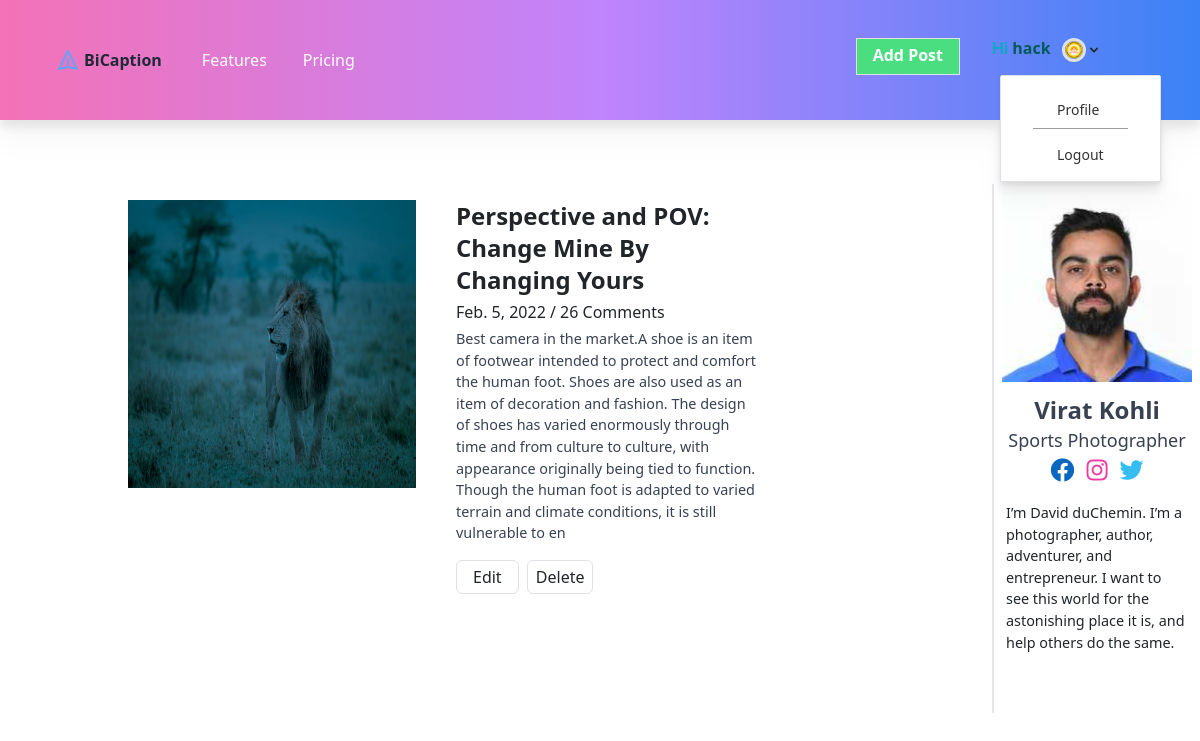
The page /blog/53 (signed in) on the database its author committed.
### Hub/models.py (models this page shows, shortened)
class Photographer(models.Model):
    CATEGORY_OPTIONS = (
        ('Event', 'Event'),
        ('Fashion', 'Fashion'),
        ('Sports', 'Sports'),
        ('Food', 'Food'),
        ('Art_and_Portrait', 'Art_and_Portrait'),
        ('Architecture', 'Architecture'),
        ('Documentary', 'Documentary'),
        ('Travel', 'Travel'),
        ('Modelling_and_Lifestyle', 'Modelling_and_Lifestyle'),
        ('Nature_and_Wildlife', 'Natue_and_Wildlife'),
        ('Product', 'Product'),
        ('Photo_Journalism', 'Photo_journalism')
    )
    STATUS_OPTIONS = (
        ('Available', 'Available'),
        ('Busy', 'Busy')
    )
    photographer_id = models.IntegerField(default=0, null=True, blank=True)
    fname = models.CharField(max_length=50, null=True, blank=True)
    lname = models.CharField(max_length=50, null=True, blank=True)
    phone = models.IntegerField(null=True, blank=True)
    email = models.EmailField(null=True, blank=True)
    gender = models.CharField(max_length=10, null=True,  blank=True)
    age = models.IntegerField(default=0, null=True, blank=True)
    category = models.CharField(
        max_length=100,
        choices = CATEGORY_OPTIONS,
        null=True,
        blank=True
    )
    area = models.CharField(max_length=200, null=True, blank=True)
    city = models.CharField(max_length=100, null=True, blank=True)
    state = models.CharField(max_length=50, null=True, blank=True)
    pincode = models.IntegerField(null=True, blank=True)
    status = models.CharField(
        max_length = 20,
        choices = STATUS_OPTIONS,
        default = 'Available',
        null=True,
        blank=True
    )
    image = models.ImageField(upload_to="images/", blank=True, null = True)

class Blog(models.Model):
    photographer = models.ForeignKey(Photographer, on_delete=models.CASCADE)
    carousel1 = models.ImageField(upload_to="images/")
    carousel2 = models.ImageField(upload_to="images/")
    carousel3 = models.ImageField(upload_to="images/")
    img = models.ImageField(upload_to="images/")
    head = models.CharField(max_length=50)
    date = models.DateField()
    desc = models.CharField(max_length=400)

### Hub/views.py (the view)
# urls.py: path('blog/<int:pid>', views.blog, name='blog'),
def blog(request, pid):
    ph = Photographer.objects.get(photographer_id=pid)
    post = Blog.objects.filter(photographer = ph)
    context={}
    context['ph'] = ph
    context['post'] = post
    if request.user.is_authenticated:
        if request.user.groups.all()[0].name == 'Customer':
            usr = Customer.objects.get(customer_id=request.user.id)
            context['role'] = 'Customer'
            context['image'] = usr.image
            context['id'] = usr.customer_id
        else :
            usr = Photographer.objects.get(photographer_id=request.user.id)
            context['role'] = 'Photographer'
            context['image'] = usr.image
            context['id'] = usr.photographer_id
    return render(request, 'blog.html', context)

### templates/blog.html (shortened to what this page needs)
<!DOCTYPE html>
<html lang="en">
<head>
  <link rel="stylesheet" href="https://unpkg.com/tailwindcss/dist/tailwind.min.css" />
  <script src="https://cdn.tailwindcss.com"></script>
  <link rel="stylesheet" href="https://use.fontawesome.com/releases/v5.15.4/css/all.css"
>
  <link href="https://unpkg.com/tailwindcss@^1.0/dist/tailwind.min.css" rel="stylesheet" />
  <link href="https://cdn.jsdelivr.net/npm/bootstrap@5.1.3/dist/css/bootstrap.min.css" rel="stylesheet"
>
</head>
<body>
  <nav class="bg-gradient-to-r from-pink-400 via-purple-400 to-blue-500 hover:drop-shadow-xl">
    <div class="max-w-6xl mx-auto px-4">
      <div class="flex justify-between">
        <div class="flex space-x-4">
          <div>
            <a href="/" class="flex items-center py-5 px-2 text-white hover:text-gray-900">
              <svg class="h-6 w-6 mr-1 text-blue-400" xmlns="http://www.w3.org/2000/svg" fill="none" viewBox="0 0 24 24"
                stroke="currentColor">
                <path stroke-linecap="round" stroke-linejoin="round" stroke-width="2"
                  d="M12 19l9 2-9-18-9 18 9-2zm0 0v-8" />
              </svg>
              <span class="font-bold text-gray-800"><strong>BiCaption</strong></span>
            </a>
          </div>
          <div class="hidden md:flex items-center space-x-1">
            <a href="#" class="py-5 px-3 text-white hover:text-gray-900 tracking-normal hover:tracking-wide hover:drop-shadow-lg">Features</a>
            <a href="#" class="py-5 px-3 text-white hover:text-gray-900 tracking-normal hover:tracking-wide hover:drop-shadow-lg">Pricing</a>
          </div>
        </div>
        <div class="hidden md:flex  items-center space-x-1">
          <nav :class="{'flex': open, 'hidden': !open}"
            class="flex-col flex-grow pb-4 md:pb-0 hidden md:flex md:justify-end md:flex-row">
            {% if role == 'Photographer' %}
            <a href="/addPost/{{id}}"
              class="bg-green-400 text-white hover:bg-gray-400 px-3 py-1 mt-3 border border-gray-600"><button><strong>Add
                  Post</strong></button></a>
            {% endif %}
            <div @click.away="open = false" class="relative" x-data="{ open: false }">
              <button @click="open = !open"
                class="flex flex-row items-center space-x-2 w-full px-3 py-2 mt-2 text-sm font-semibold text-left bg-transparent  md:w-auto md:inline md:mt-0 md:ml-4 focus:outline-none">
                <span style="color: rgb(6, 90, 90); font-size: medium;"><span
                    style="font-family:-apple-system, BlinkMacSystemFont, 'Segoe UI', Roboto, Oxygen, Ubuntu, Cantarell, 'Open Sans', 'Helvetica Neue', sans-serif; color: rgb(9, 171, 192);">Hi</span>
                  {{request.user}}</span>
                <img class="inline ml-3 h-6 w-6 rounded-full absolute border border-blue-500 border-3
                      " style="z-index: 1000;" src="/media/{{image}}" />
              </button>
              <div x-show="open" x-transition:enter="transition ease-out duration-100"
                x-transition:enter-start="transform opacity-0 scale-95"
                x-transition:enter-end="transform opacity-100 scale-100"
                x-transition:leave="transition ease-in duration-75"
                x-transition:leave-start="transform opacity-100 scale-100"
                x-transition:leave-end="transform opacity-0 scale-95"
                class=" right-0 w-full mt-2 origin-top-right rounded-md shadow-lg md:w-48">
                <div
                  class="absolute py-2 px-8 ml-10 bg-white text-blue-800 text-sm rounded-sm border border-main-color shadow-sm">
                  <a class="tracking-normal hover:tracking-wide hover:drop-shadow-lg block px-4 py-2 mt-2 text-sm bg-white md:mt-0 focus:text-gray-900 hover:bg-indigo-100 focus:bg-gray-200 focus:outline-none focus:shadow-outline"
                    href="/profile0"
                    style="color: rgb(51, 51, 51); border-bottom: 0.8px solid rgb(156, 156, 156);">Profile
                  </a>
                  <a class="tracking-normal hover:tracking-wide hover:drop-shadow-lg block px-4 py-2 mt-2 text-sm bg-white md:mt-0 focus:text-gray-900 hover:bg-indigo-100 focus:bg-gray-200 focus:outline-none focus:shadow-outline"
                    href="/logout" style="color: rgb(51, 51, 51);">Logout
                  </a>
              </div>
            </div>
          </nav>
        </div>
      </div>
    </div>
  </nav>
  <div class="grid grid-cols-3 mb-32 divide-x-2 py-16">
    <div class="col-span-2 ml-24">
      {% for pst in post %}
      <div class="mx-3">
        <div class="h-84 flex ml-4 items-left">
          <div class="flex  space-x-4 py-3">
            <div class="">
              <img class="w-72 h-72" src="/media/{{pst.img}}" alt="image">
            </div>
            <div class="flex-1 px-4">
              <h1 class="text-2xl">
                <strong>{{pst.head}}</strong>
              </h1>
              <p class="mt-1">
                {{pst.date}} / 26 Comments
              </p>
              <p style="font-size:0.9rem" class="text-gray-700  mt-1">
                {{pst.desc}}
              </p>
              {% if role == 'Photographer' %}
              <div class="pt-3">
                <a href="/editPost/{{pst.id}}"><button
                    class="py-1 px-3 border border-gray-400 rounded-md hover:bg-gray-300 mr-1">Edit</button></a>
                <a href="/deletePost/{{pst.id}}"><button
                    class="py-1 px-2 border border-gray-400 rounded-md hover:bg-gray-300">Delete</button></a>
              </div>
              {% endif %}
            </div>
          </div>
        </div>
      </div>
      {% endfor %}
    </div>
    <div class="ml-48">
      <div class="w-full">
        <div class="text-center  p-1">
          <div>
            <div class="image overflow-hidden">
              <img class="h-84 w-full mx-auto border border-white border-4" src="/media/{{ph.image}}" />
            </div>
            <h1 class="pt-1 text-center text-gray-700 font-bold text-2xl leading-8 mt-1">
              {{ph.fname}} {{ph.lname}}
            </h1>
            <h3 class=" text-center text-gray-700 text-lg">
              {{ph.category}} Photographer
            </h3>
            <div class="inline-flex mx-auto mb-3">
              <i style="color:rgb(9, 103, 192); font-size: 1.5rem;" class="fab fa-facebook   py-1 px-2"></i>
              <i style="color:rgb(236, 58, 162); font-size: 1.5rem;" class="fab fa-instagram py-1 px-1"></i>
              <i style="color:rgb(54, 190, 243); font-size: 1.5rem;" class="fab fa-twitter   py-1 px-2"></i>
            </div>
          </div>
          <p style="text-align: left; font-size: 0.9rem;" class="px-2">
            I’m David duChemin. I’m a photographer, author, adventurer, and entrepreneur.
            I want to see this world for the astonishing place it is,
            and help others do the same.
          </p>
        </div>
        <div class=" p-3 hover:shadow">
        </div>
      </div>
    </div>
  </div>
</body>
</html>

### rows shown on the page
Photographer: image (picture)
Blog: img (picture), head "Perspective and POV: Change Mine By Changing Yours", date "Feb. 5, 2022", desc "Best camera in the market.A shoe is an item of footwear intended to protect and comfort the human foot. Shoes are also used as an item of decoration and fashion. The design of shoes has varied enormously through time and from culture to culture, with appearance originally being tied to function. Though the human foot is adapted to varied terrain and climate conditions, it is still vulnerable to en"
Photographer: image (picture), fname "Virat", lname "Kohli", category "Sports"

### other values the page prints
{{ request.user }} "hack"
